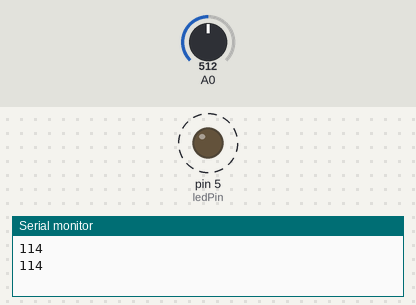
This sketch was run on a simulated Arduino Uno, built with avr-gcc and run on an emulated ATmega328P. Parts: output pins drawn as LEDs (lit = HIGH), the last lines printed to the serial monitor. Dashed ring = blinking. Inputs (shaded band) come from the test bench; at power-on: A0 = 512.

Above: at 1.3 s.
1.4 s: A0 set to 0
At 3.0 s:
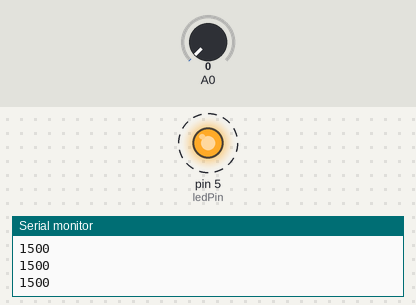
3.3 s: A0 set to 122
At 3.7 s:
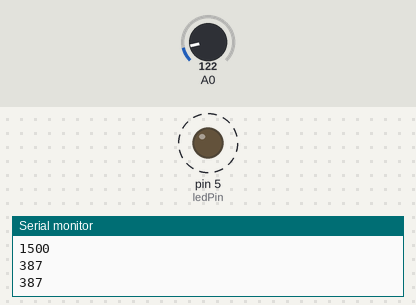
Timing chart, 0 to 12.4 s (numbered marks = the images above; inputs shaded):
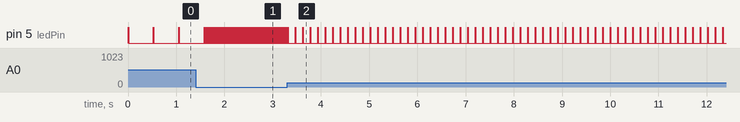

The sketch:

Project012__Stroboscope.ino
```cpp
const int ledPin = 5;
int analogVal;
int lowDelay;
int period;

void setup() {
  pinMode (ledPin, OUTPUT);
  Serial.begin(9600);
}

void loop() {
  analogVal = analogRead(A0);
  lowDelay = map(analogVal,0,1023,30,1000);

  digitalWrite (ledPin, HIGH);
  delay(10);
  digitalWrite (ledPin, LOW);
  delay(lowDelay);
  period = (10+lowDelay);
  Serial.println( 60000/period);

}
```

Measured:
- after the input at 1.4 s, pin 5 (ledPin): alternates HIGH for 0.01 s and LOW for 0.03 s, starting after 0.22 s
- after the input at 3.3 s, pin 5 (ledPin): alternates HIGH for 0.01 s and LOW for 0.15 s, starting after 0.17 s
- by itself, pin 5 (ledPin): alternates HIGH for 0.01 s and LOW for 0.52 s
